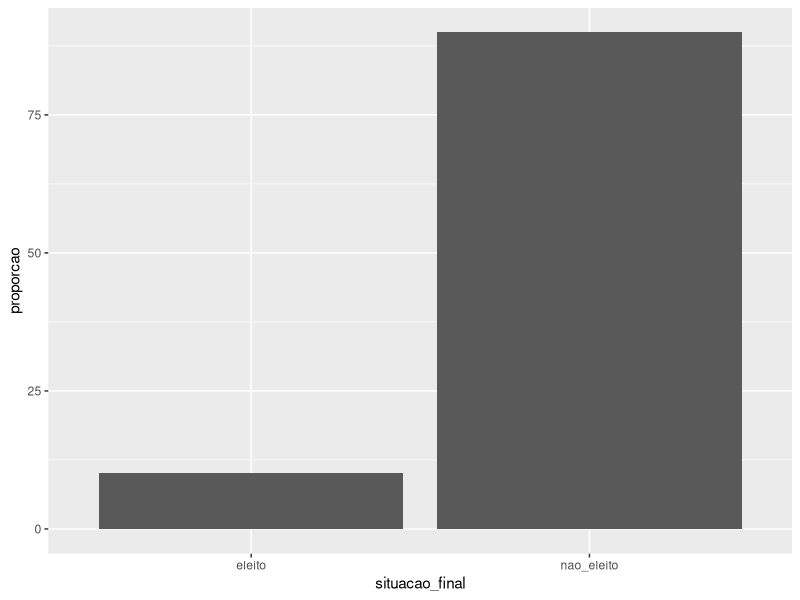

Generate this figure with R: (Note: this script raises an error after producing the figure.)
## ---- chunk 1
library(rpart)
library(caret)
library(dplyr)
## ---- chunk 2
eleicoes <- read.csv("train.csv", encoding = "UTF-8")
## ---- chunk 3
df_classes <- eleicoes %>% count(situacao_final)

df_classes
## ---- chunk 4
proporcao <- (df_classes$n/sum(df_classes$n) * 100)
ggplot(df_classes, aes(x = situacao_final, y = proporcao), options(scipen=5)) +
    geom_bar(stat = "identity")
## ---- chunk 5
filtra_dados <- eleicoes %>% select(total_receita, total_despesa, descricao_cor_raca, estado_civil, idade, grau, situacao_final)
## ---- chunk 6
# Separa os dados em treino e teste
dataPartition <- createDataPartition(y = filtra_dados$situacao_final , p=0.70, list=FALSE)

treino <- filtra_dados[ dataPartition, ]
teste <- filtra_dados[ -dataPartition, ]
## ---- chunk 7
ctrl <- trainControl(method = "repeatedcv", 
                     #number = 10, 
                     repeats = 5,
                     verboseIter = FALSE,
                     sampling = "down")


formula = as.formula(situacao_final ~ .)
## ---- chunk 8
reg_log1 <- train(formula,
                  data = treino,
                  method="glm",
                  trControl = ctrl, 
                  family="binomial",      # se a variável for binária
                  na.action = na.omit)

reg_log1
## ---- chunk 9
arvore <- train(formula,
                 data = treino,
                 method = "rpart",
                 trControl = ctrl,
                 minsplit=20,
                 cp=0.01,  # parâmetro de complexidade
                 maxdepth=20)

arvore
## ---- chunk 10
boost <- train(formula,
                data=treino,
                trControl = ctrl,
                method = "adaboost")

boost
## ---- chunk 11
treino$predicao_log <- predict(reg_log1, treino)

TP <- treino %>% filter(situacao_final == "eleito", predicao_log == "eleito") %>% nrow()
TN <- treino %>% filter(situacao_final == "nao_eleito" , predicao_log == "nao_eleito" ) %>% nrow()
FP <- treino %>% filter(situacao_final == "nao_eleito" , predicao_log == "eleito") %>% nrow() 
FN <- treino %>% filter(situacao_final == "eleito", predicao_log == "nao_eleito" ) %>% nrow()

accuracy <- (TP + TN)/(TP + TN + FP + FN) 
precision <- TP / (TP + FP)
recall <- TP / (TP + FN)
f_measure <- 2*(recall * precision) / (recall + precision)


accuracy
precision
recall
f_measure

## ---- chunk 12
teste$predicao_log <- predict(reg_log1, teste)

TP <- teste %>% filter(situacao_final == "eleito", predicao_log == "eleito") %>% nrow()
TN <- teste %>% filter(situacao_final == "nao_eleito" , predicao_log == "nao_eleito" ) %>% nrow()
FP <- teste %>% filter(situacao_final == "nao_eleito" , predicao_log == "eleito") %>% nrow() 
FN <- teste %>% filter(situacao_final == "eleito", predicao_log == "nao_eleito" ) %>% nrow()

accuracy <- (TP + TN)/(TP + TN + FP + FN) 
precision <- TP / (TP + FP)
recall <- TP / (TP + FN)
f_measure <- 2*(recall * precision) / (recall + precision)

accuracy
precision
recall
f_measure

## ---- chunk 13
treino$predicao_arvore <- predict(arvore, treino)

TP <- treino %>% filter(situacao_final == "eleito", predicao_arvore == "eleito") %>% nrow()
TN <- treino %>% filter(situacao_final == "nao_eleito" , predicao_arvore == "nao_eleito" ) %>% nrow()
FP <- treino %>% filter(situacao_final == "nao_eleito" , predicao_arvore == "eleito") %>% nrow() 
FN <- treino %>% filter(situacao_final == "eleito", predicao_arvore == "nao_eleito" ) %>% nrow()

accuracy <- (TP + TN)/(TP + TN + FP + FN) 
precision <- TP / (TP + FP)
recall <- TP / (TP + FN)
f_measure <- 2*(recall * precision) / (recall + precision)

accuracy
precision
recall
f_measure
## ---- chunk 14
teste$predicao_arvore <- predict(arvore, teste)

TP <- teste %>% filter(situacao_final == "eleito", predicao_arvore == "eleito") %>% nrow()
TN <- teste %>% filter(situacao_final == "nao_eleito" , predicao_arvore == "nao_eleito" ) %>% nrow()
FP <- teste %>% filter(situacao_final == "nao_eleito" , predicao_arvore == "eleito") %>% nrow() 
FN <- teste %>% filter(situacao_final == "eleito", predicao_arvore == "nao_eleito" ) %>% nrow()

accuracy <- (TP + TN)/(TP + TN + FP + FN) 
precision <- TP / (TP + FP)
recall <- TP / (TP + FN)
f_measure <- 2*(recall * precision) / (recall + precision)

accuracy
precision
recall
f_measure
## ---- chunk 15
treino$predicao_ada <- predict(boost, treino)

TP <- treino %>% filter(situacao_final == "eleito", predicao_ada == "eleito") %>% nrow()
TN <- treino %>% filter(situacao_final == "nao_eleito" , predicao_ada == "nao_eleito" ) %>% nrow()
FP <- treino %>% filter(situacao_final == "nao_eleito" , predicao_ada == "eleito") %>% nrow() 
FN <- treino %>% filter(situacao_final == "eleito", predicao_ada == "nao_eleito" ) %>% nrow()

accuracy <- (TP + TN)/(TP + TN + FP + FN) 
precision <- TP / (TP + FP)
recall <- TP / (TP + FN)
f_measure <- 2*(recall * precision) / (recall + precision)

accuracy
precision
recall
f_measure
## ---- chunk 16
teste$predicao_ada <- predict(boost, teste)

TP <- teste %>% filter(situacao_final == "eleito", predicao_ada == "eleito") %>% nrow()
TN <- teste %>% filter(situacao_final == "nao_eleito" , predicao_ada == "nao_eleito" ) %>% nrow()
FP <- teste %>% filter(situacao_final == "nao_eleito" , predicao_ada == "eleito") %>% nrow() 
FN <- teste %>% filter(situacao_final == "eleito", predicao_ada == "nao_eleito" ) %>% nrow()

accuracy <- (TP + TN)/(TP + TN + FP + FN) 
precision <- TP / (TP + FP)
recall <- TP / (TP + FN)
f_measure <- 2*(recall * precision) / (recall + precision)

accuracy
precision
recall
f_measure
## ---- chunk 17
confusionMatrix(teste$predicao_log, teste$situacao_final)
confusionMatrix(teste$predicao_arvore, teste$situacao_final)
confusionMatrix(teste$predicao_ada, teste$situacao_final)
## ---- chunk 18
varImp(reg_log1)
## ---- chunk 19
varImp(arvore)
## ---- chunk 20
varImp(boost)
## ---- chunk 21
kaggle_teste <- read.csv("test.csv", encoding="UTF-8")
## ---- chunk 22
library(randomForest)
#ctrl2 <- trainControl(method = "repeatedcv", 
#                     number = 10, 
#                     repeats = 10,
#                     verboseIter = FALSE,
#                     sampling = "down")

#kaggle_reg_log <- train(situacao_final ~ .,
#                        data = filtra_dados,
#                        method="glm",
#                        trControl = ctrl2, 
#                        family = "binomial",      # se a variável for binária
#                        na.action = na.omit)

kaggle_random_forest = randomForest(situacao_final ~ ., 
                                    data = filtra_dados,
                                    family = "binomial", 
                                    na.action = na.omit)

#summary(kaggle_reg_log)
#summary(kaggle_random_forest)
## ---- chunk 23
predicao_kaggle <- predict(kaggle_random_forest, kaggle_teste)

kaggle_teste$prediction <- predicao_kaggle

kaggle_saida <- kaggle_teste %>% select(ID, prediction)

## ---- chunk 24
write.csv(kaggle_saida, file = "kaggle_saida.csv", row.names = FALSE)
## ---- chunk 25
filtra_dados$predicao_kaggle <- predict(kaggle_random_forest, filtra_dados)

TP <- filtra_dados %>% filter(situacao_final == "eleito", predicao_kaggle == "eleito") %>% nrow()
TN <- filtra_dados %>% filter(situacao_final == "nao_eleito" , predicao_kaggle == "nao_eleito" ) %>% nrow()
FP <- filtra_dados %>% filter(situacao_final == "nao_eleito" , predicao_kaggle == "eleito") %>% nrow() 
FN <- filtra_dados %>% filter(situacao_final == "eleito", predicao_kaggle == "nao_eleito" ) %>% nrow()

accuracy <- (TP + TN)/(TP + TN + FP + FN) 
precision <- TP / (TP + FP)
recall <- TP / (TP + FN)

accuracy
precision
recall

